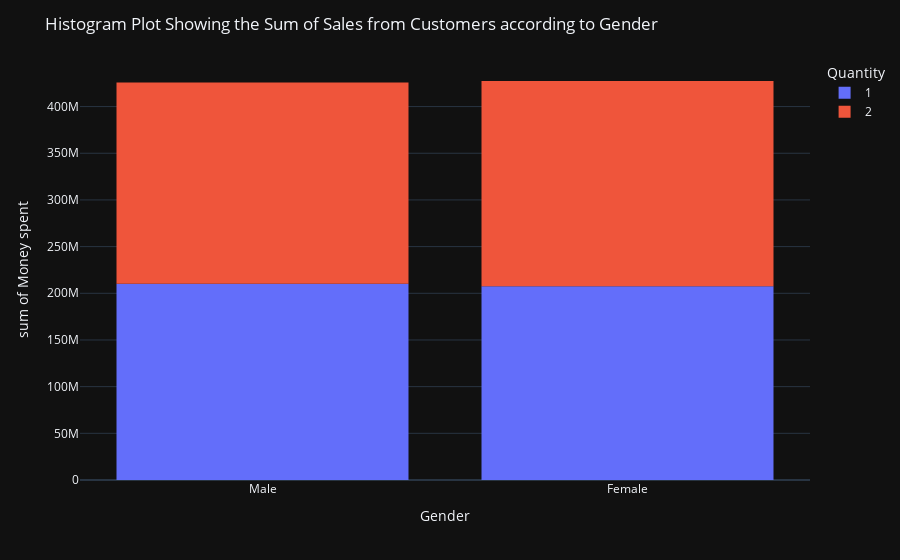

This figure's notebook cell:
### Code cell
fig = px.histogram(df, x = "Gender", y = "Sales", color = "Quantity", labels = {'Sales': "Money spent"},
             height = 400, template='plotly_dark')
fig.update_layout(
    title_text='Histogram Plot Showing the Sum of Sales from Customers according to Gender')
fig.show()

### Figure 1 — Plotly figure (JSON) as saved in the notebook; plotly's stock layout.template omitted (floating-point values rounded to 4 significant figures; data arrays with more than 128 entries replaced by an {"elided": "..."} marker saying what was removed)
{"data": [{"alignmentgroup": "True", "bingroup": "x", "histfunc": "sum", "hovertemplate": "Quantity=1<br>Gender=%{x}<br>sum of Money spent=%{y}<extra></extra>", "legendgroup": "1", "marker": {"color": "#636efa", "pattern": {"shape": ""}}, "name": "1", "offsetgroup": "1", "orientation": "v", "showlegend": true, "type": "histogram", "x": {"elided": "488 str values"}, "xaxis": "x", "y": {"elided": "488 float values"}, "yaxis": "y"}, {"alignmentgroup": "True", "bingroup": "x", "histfunc": "sum", "hovertemplate": "Quantity=2<br>Gender=%{x}<br>sum of Money spent=%{y}<extra></extra>", "legendgroup": "2", "marker": {"color": "#EF553B", "pattern": {"shape": ""}}, "name": "2", "offsetgroup": "2", "orientation": "v", "showlegend": true, "type": "histogram", "x": {"elided": "512 str values"}, "xaxis": "x", "y": {"elided": "512 float values"}, "yaxis": "y"}], "layout": {"autosize": true, "barmode": "relative", "legend": {"title": {"text": "Quantity"}, "tracegroupgap": 0}, "margin": {"t": 60}, "title": {"text": "Histogram Plot Showing the Sum of Sales from Customers according to Gender"}, "xaxis": {"anchor": "y", "autorange": true, "domain": [0, 1], "range": [-0.5, 1.5], "title": {"text": "Gender"}, "type": "category"}, "yaxis": {"anchor": "x", "autorange": true, "domain": [0, 1], "range": [0, 449900000.0], "title": {"text": "sum of Money spent"}, "type": "linear"}}}
